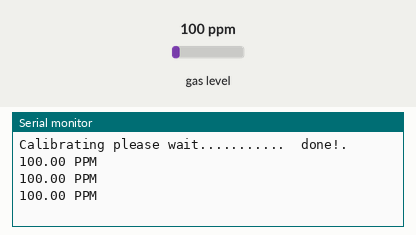
The sketch below on a simulated ESP32. On the bench: the last lines printed to the serial monitor. The inputs (shaded band) are chosen by the test bench; at power-on: gas level 100 ppm.

Above: at 1.3 s.
1.4 s: gas level set to 20 ppm
At 1.9 s:
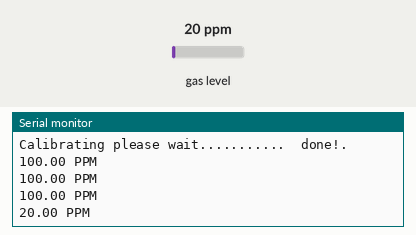
2.9 s: gas level set to 250 ppm
At 3.4 s:
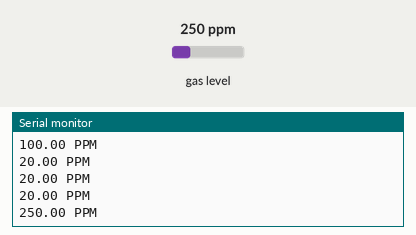
Timing chart, 0 to 5.9 s (numbered marks = the images above; inputs shaded):
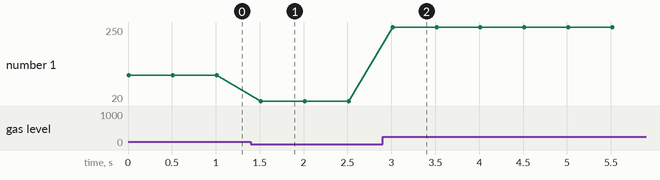

Measured:
- after the input at 1.4 s, the serial monitor: prints a new line after 0.11 s (image 1)
- after the input at 2.9 s, the serial monitor: prints a new line after 0.11 s (image 2)
- plotted number 1: 100 → 20 after the input at 1.4 s, 20 → 250 after the input at 2.9 s

The sketch:

CO2_only.ino
```cpp
/*
 *  This sketch fixes the MQ2 measuring issue when using Wifi.h
 *  Wifi.h deactivates pin 25 analogical input on esp32.ino default sketch.
 *  This is because Wifi.h works only with ADC1 for analogical measurement
 *  Please check the esp32-wroom-32d.jpg image on ESP32 folder
 *

 * ADC1 GPIO
 * ADC1_CH0 (GPIO 36) // only tested on this and it works as expected :)
 * ADC1_CH1 (GPIO 37)
 * ADC1_CH2 (GPIO 38)
 * ADC1_CH3 (GPIO 39)
 * ADC1_CH4 (GPIO 32)
 * ADC1_CH5 (GPIO 33)
 * ADC1_CH6 (GPIO 34)
 * ADC1_CH7 (GPIO 35)
 *
 * ADC2 GPIO
 * ADC2_CH0 (GPIO 4)
 * ADC2_CH1 (GPIO 0)
 * ADC2_CH2 (GPIO 2)
 * ADC2_CH3 (GPIO 15)
 * ADC2_CH4 (GPIO 13)
 * ADC2_CH5 (GPIO 12)
 * ADC2_CH6 (GPIO 14)
 * ADC2_CH7 (GPIO 27)
 * ADC2_CH8 (GPIO 25)
 * ADC2_CH9 (GPIO 26)
 *
 */


#include <WiFi.h>

//Include the library
#include <MQUnifiedsensor.h>
/************************Hardware Related Macros************************************/
#define         Board                   ("ESP-32") // Wemos ESP-32 or other board, whatever have ESP32 core.

//https://www.amazon.com/HiLetgo-ESP-WROOM-32-Development-Microcontroller-Integrated/dp/B0718T232Z (Although Amazon shows ESP-WROOM-32 ESP32 ESP-32S, the board is the ESP-WROOM-32D)
#define         Pin                     (36) //check the esp32-wroom-32d.jpg image on ESP32 folder

/***********************Software Related Macros************************************/
#define         Type                    ("MQ-3") //MQ2 or other MQ Sensor, if change this verify your a and b values.
#define         Voltage_Resolution      (3.3) // 3V3 <- IMPORTANT. Source: https://randomnerdtutorials.com/esp32-adc-analog-read-arduino-ide/
#define         ADC_Bit_Resolution      (12) // ESP-32 bit resolution. Source: https://randomnerdtutorials.com/esp32-adc-analog-read-arduino-ide/
#define         RatioMQ2CleanAir        (9.83) //RS / R0 = 9.83 ppm
/*****************************Globals***********************************************/
MQUnifiedsensor MQ2(Board, Voltage_Resolution, ADC_Bit_Resolution, Pin, Type);
/*****************************Globals***********************************************/


void setup()
{

  //Init the serial port communication - to debug the library
  Serial.begin(115200); //Init serial port
  delay(10);

  //Set math model to calculate the PPM concentration and the value of constants
  MQ2.setRegressionMethod(1); //_PPM =  a*ratio^b
  MQ2.setA(987.99); MQ2.setB(-2.162); // Configure the equation to to calculate H2 concentration

/*
    Exponential regression:
    Gas    | a      | b
    H2     | 987.99 | -2.162
    LPG    | 574.25 | -2.222
    CO     | 36974  | -3.109
    Alcohol| 3616.1 | -2.675
    Propane| 658.71 | -2.168
  */

  /*****************************  MQ Init ********************************************/
  //Remarks: Configure the pin of arduino as input.
  /************************************************************************************/
  MQ2.init();

  /*
    //If the RL value is different from 10K please assign your RL value with the following method:
    MQ2.setRL(10);
  */
  /*****************************  MQ CAlibration ********************************************/
  // Explanation:
   // In this routine the sensor will measure the resistance of the sensor supposedly before being pre-heated
  // and on clean air (Calibration conditions), setting up R0 value.
  // We recomend executing this routine only on setup in laboratory conditions.
  // This routine does not need to be executed on each restart, you can load your R0 value from eeprom.
  // Acknowledgements: https://jayconsystems.com/blog/understanding-a-gas-sensor
  Serial.print("Calibrating please wait.");
  float calcR0 = 0;
  for(int i = 1; i<=10; i ++)
  {
    MQ2.update(); // Update data, the arduino will read the voltage from the analog pin
    calcR0 += MQ2.calibrate(RatioMQ2CleanAir);
    Serial.print(".");
  }
  MQ2.setR0(calcR0/10);
  Serial.println("  done!.");

  if(isinf(calcR0)) {Serial.println("Warning: Conection issue, R0 is infinite (Open circuit detected) please check your wiring and supply"); while(1);}
  if(calcR0 == 0){Serial.println("Warning: Conection issue found, R0 is zero (Analog pin shorts to ground) please check your wiring and supply"); while(1);}
  /*****************************  MQ CAlibration ********************************************/
  //MQ2.serialDebug(true); uncomment if you want to print the table on the serial port

    // We start by connecting to a WiFi network

    Serial.println();
    Serial.println();

    Serial.println("");
}

void loop()
{
  MQ2.update(); // Update data, the arduino will read the voltage from the analog pin
  //MQ2.seriaMQ2.readSensor()lDebug(); // Will print the table on the serial port
  Serial.print(MQ2.readSensor()); // Sensor will read PPM concentration using the model, a and b values set previously or from the setup
  Serial.println(" PPM");
  delay(500); //Sampling frequency
}
```
